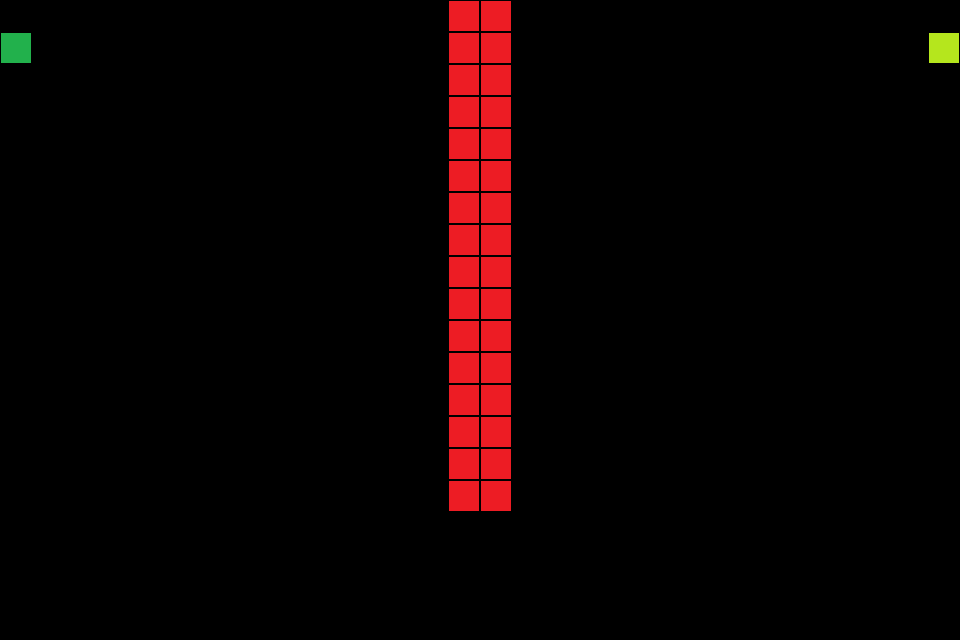

Tiled map render using the project's own tile images. Description and the whole map definition, tile-layer contents included, below:
An orthogonal 30x20 tile map with 32x32 px tiles, 1 tile layer (Warstwa Kafelków 1).

<map version="1.2" tiledversion="1.2.4" orientation="orthogonal" renderorder="left-up" width="30" height="20" tilewidth="32" tileheight="32" infinite="0" nextlayerid="2" nextobjectid="1">
 <tileset firstgid="1" source="predefined.tsx" />
 <layer id="1" name="Warstwa Kafelków 1" width="30" height="20">
  <data encoding="csv">
0,0,0,0,0,0,0,0,0,0,0,0,0,0,3,3,0,0,0,0,0,0,0,0,0,0,0,0,0,0,
1,0,0,0,0,0,0,0,0,0,0,0,0,0,3,3,0,0,0,0,0,0,0,0,0,0,0,0,0,2,
0,0,0,0,0,0,0,0,0,0,0,0,0,0,3,3,0,0,0,0,0,0,0,0,0,0,0,0,0,0,
0,0,0,0,0,0,0,0,0,0,0,0,0,0,3,3,0,0,0,0,0,0,0,0,0,0,0,0,0,0,
0,0,0,0,0,0,0,0,0,0,0,0,0,0,3,3,0,0,0,0,0,0,0,0,0,0,0,0,0,0,
0,0,0,0,0,0,0,0,0,0,0,0,0,0,3,3,0,0,0,0,0,0,0,0,0,0,0,0,0,0,
0,0,0,0,0,0,0,0,0,0,0,0,0,0,3,3,0,0,0,0,0,0,0,0,0,0,0,0,0,0,
0,0,0,0,0,0,0,0,0,0,0,0,0,0,3,3,0,0,0,0,0,0,0,0,0,0,0,0,0,0,
0,0,0,0,0,0,0,0,0,0,0,0,0,0,3,3,0,0,0,0,0,0,0,0,0,0,0,0,0,0,
0,0,0,0,0,0,0,0,0,0,0,0,0,0,3,3,0,0,0,0,0,0,0,0,0,0,0,0,0,0,
0,0,0,0,0,0,0,0,0,0,0,0,0,0,3,3,0,0,0,0,0,0,0,0,0,0,0,0,0,0,
0,0,0,0,0,0,0,0,0,0,0,0,0,0,3,3,0,0,0,0,0,0,0,0,0,0,0,0,0,0,
0,0,0,0,0,0,0,0,0,0,0,0,0,0,3,3,0,0,0,0,0,0,0,0,0,0,0,0,0,0,
0,0,0,0,0,0,0,0,0,0,0,0,0,0,3,3,0,0,0,0,0,0,0,0,0,0,0,0,0,0,
0,0,0,0,0,0,0,0,0,0,0,0,0,0,3,3,0,0,0,0,0,0,0,0,0,0,0,0,0,0,
0,0,0,0,0,0,0,0,0,0,0,0,0,0,3,3,0,0,0,0,0,0,0,0,0,0,0,0,0,0,
0,0,0,0,0,0,0,0,0,0,0,0,0,0,0,0,0,0,0,0,0,0,0,0,0,0,0,0,0,0,
0,0,0,0,0,0,0,0,0,0,0,0,0,0,0,0,0,0,0,0,0,0,0,0,0,0,0,0,0,0,
0,0,0,0,0,0,0,0,0,0,0,0,0,0,0,0,0,0,0,0,0,0,0,0,0,0,0,0,0,0,
0,0,0,0,0,0,0,0,0,0,0,0,0,0,0,0,0,0,0,0,0,0,0,0,0,0,0,0,0,0
</data>
 </layer>
</map>
